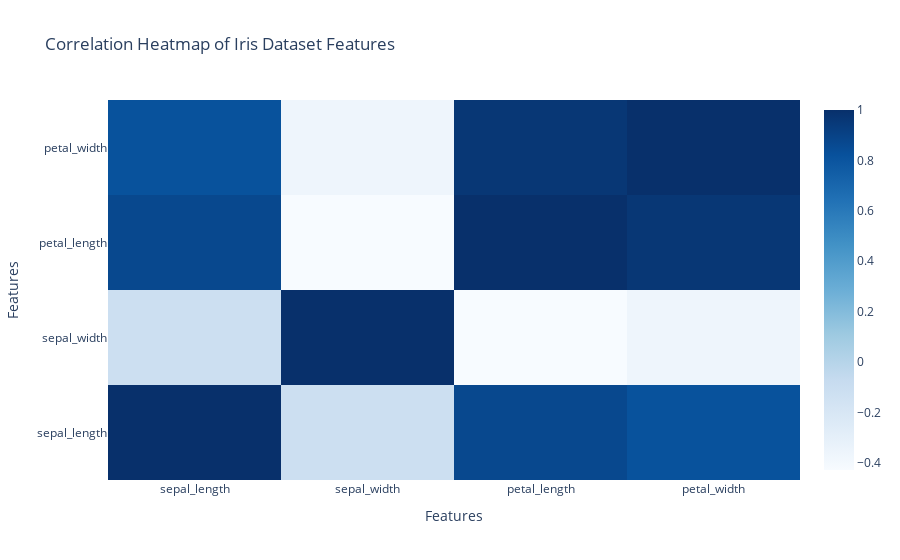

Here is the notebook cell this chart was saved with:
### Markdown cell above
- Heatmaps in Plotly are used for visualizing and analyzing data across two dimensions.
- They represent data using a grid of colored squares, where each square corresponds to a specific data point or cell in a dataset.
- The color of each square indicates the value of the data point, allowing for quick and intuitive interpretation of patterns, trends, and variations in the data.

### Code cell
import plotly.graph_objects as go

# Calculate the correlation matrix
correlation_matrix = iris.select_dtypes(include='number').corr()

# Create the heatmap using Plotly
fig = go.Figure(data=go.Heatmap(
                   z=correlation_matrix.values,
                   x=correlation_matrix.columns,
                   y=correlation_matrix.index,
                   colorscale='Blues'))

fig.update_layout(title='Correlation Heatmap of Iris Dataset Features',
                  xaxis_title='Features',
                  yaxis_title='Features')

# Show the plot
fig.show()

### Figure 1 — Plotly figure (JSON) as saved in the notebook; plotly's stock layout.template omitted (floating-point values rounded to 4 significant figures)
{"data": [{"colorscale": [[0, "rgb(247,251,255)"], [0.125, "rgb(222,235,247)"], [0.25, "rgb(198,219,239)"], [0.375, "rgb(158,202,225)"], [0.5, "rgb(107,174,214)"], [0.625, "rgb(66,146,198)"], [0.75, "rgb(33,113,181)"], [0.875, "rgb(8,81,156)"], [1, "rgb(8,48,107)"]], "type": "heatmap", "x": ["sepal_length", "sepal_width", "petal_length", "petal_width"], "y": ["sepal_length", "sepal_width", "petal_length", "petal_width"], "z": [[1, -0.1176, 0.8718, 0.8179], [-0.1176, 1, -0.4284, -0.3661], [0.8718, -0.4284, 1, 0.9629], [0.8179, -0.3661, 0.9629, 1]]}], "layout": {"title": {"text": "Correlation Heatmap of Iris Dataset Features"}, "xaxis": {"title": {"text": "Features"}}, "yaxis": {"title": {"text": "Features"}}}}
